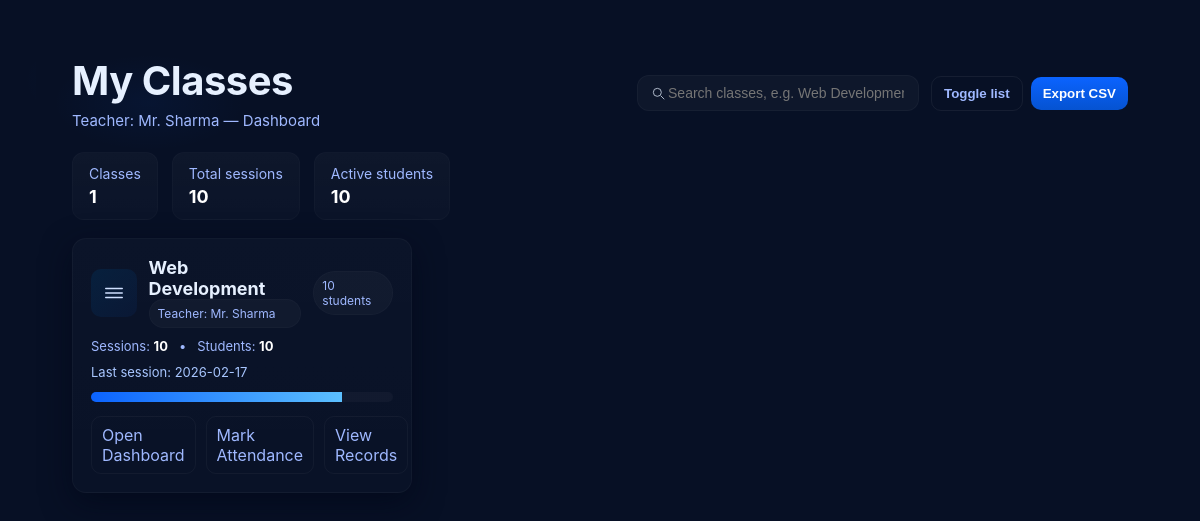
Page /teacher/classes (signed in) on the committed database.
### app.py (models this page shows)
class User(db.Model):
    id = db.Column(db.Integer, primary_key=True)
    role = db.Column(db.String(20), nullable=False)
    name = db.Column(db.String(100), nullable=False)
    email = db.Column(db.String(100), unique=True, nullable=False)
    password = db.Column(db.String(200), nullable=False)
    roll_number = db.Column(db.String(20), nullable=True)
    branch = db.Column(db.String(100), nullable=True)
    semester = db.Column(db.String(20), nullable=True)
    department = db.Column(db.String(100), nullable=True)
    subject = db.Column(db.String(100), nullable=True)

### app.py (the view)
@app.route('/teacher/classes')
def teacher_classes():
    if session.get('role') != 'teacher':
        abort(403)
    teacher = User.query.get(session.get('user_id'))
    classes = []
    if teacher and teacher.subject:
        classes.append(teacher.subject)
    if teacher:
        subjects = [row[0] for row in db.session.query(Attendance.subject)
                    .filter_by(teacher_id=teacher.id).distinct().all() or []]
        for s in subjects:
            if s and s not in classes:
                classes.append(s)
    classes_info = []
    for s in classes:
        total_sessions = Attendance.query.filter_by(teacher_id=teacher.id, subject=s).count()
        last_rec = Attendance.query.filter_by(teacher_id=teacher.id, subject=s).order_by(Attendance.date.desc()).first()
        last_date = last_rec.date.isoformat() if last_rec else None
        students_count = db.session.query(Attendance.student_id).filter_by(teacher_id=teacher.id, subject=s).distinct().count()
        classes_info.append({
            'subject': s,
            'total_sessions': total_sessions,
            'last_date': last_date,
            'students_count': students_count
        })
    return render_template('teacher_classes.html', teacher=teacher, classes_info=classes_info)

### templates/teacher_classes.html (shortened to what this page needs)
<!doctype html>
<html lang="en">
<head>
</head>
<body>
  <div class="wrap">
    <div class="top">
      <div class="title">
        <h1>My Classes</h1>
        <div class="sub">Teacher: {{ teacher.name }} — Dashboard</div>
      </div>
      <div class="toolbar">
        <div class="search" role="search">
          <svg width="16" height="16" viewBox="0 0 24 24" fill="none" style="opacity:.8"><path d="M21 21l-4.35-4.35" stroke="currentColor" stroke-width="1.4" stroke-linecap="round" stroke-linejoin="round"/><circle cx="11" cy="11" r="6" stroke="currentColor" stroke-width="1.4"/></svg>
          <input id="search" placeholder="Search classes, e.g. Web Development" oninput="filterCards()" />
        </div>
        <div class="controls">
          <button class="btn ghost" onclick="toggleView()">Toggle list</button>
          <button class="btn" onclick="exportCSV()">Export CSV</button>
        </div>
      </div>
    </div>
    <div class="summary" id="summaryStrip">
      <div class="stat">Classes <strong>{{ classes_info|length }}</strong></div>
      <div class="stat">Total sessions <strong>{{ classes_info|sum(attribute='total_sessions') }}</strong></div>
      <div class="stat">Active students <strong>{{ classes_info|sum(attribute='students_count') }}</strong></div>
    </div>
    {% if classes_info %}
      <div class="grid" id="cards">
        {% for c in classes_info %}
        <div class="card" data-subject="{{ c.subject|lower }}">
          <div class="head">
            <div style="display:flex;align-items:center;gap:12px">
              <div style="width:48px;height:48px;border-radius:10px;background:linear-gradient(135deg,#07203d,rgba(11,99,255,0.06));display:flex;align-items:center;justify-content:center">
                <svg width="22" height="22" viewBox="0 0 24 24" fill="none"><path d="M3 7h18M3 12h18M3 17h18" stroke="#cfe0ff" stroke-width="1.6" stroke-linecap="round"/></svg>
              </div>
              <div>
                <div class="subject">{{ c.subject }}</div>
                <div class="badge">Teacher: {{ teacher.name }}</div>
              </div>
            </div>
            <div class="badge">{{ c.students_count }} students</div>
          </div>
          <div class="meta">Sessions: <strong>{{ c.total_sessions }}</strong> &nbsp; • &nbsp; Students: <strong>{{ c.students_count }}</strong></div>
          {% if c.last_date %}
            <div class="last">Last session: {{ c.last_date }}</div>
          {% else %}
            <div class="last">No sessions recorded yet</div>
          {% endif %}
          <div class="progress" aria-hidden>
            <div class="bar" style="width:{{ ((c.students_count / (c.students_count + 2)) * 100)|round(0) if c.total_sessions > 0 else 12 }}%"></div>
          </div>
          <div class="actions">
            <a class="small" href="{{ url_for('teacher_dashboard') }}">Open Dashboard</a>
            <a class="small" href="{{ url_for('mark_attendance') }}">Mark Attendance</a>
            <a class="small" href="{{ url_for('view_attendance') }}">View Records</a>
          </div>
        </div>
        {% endfor %}
      </div>
    {% else %}
      <div class="empty">
        No classes found. Add a subject in your profile or mark attendance to create a class entry.
      </div>
    {% endif %}
  </div>
</body>
</html>

### templates/teacher_classes.html (style rules this page uses)
:root { --bg:#071025; --card:#0f1a2a; --muted:#9fb8ff; --accent:#0b63ff; --glass:rgba(255,255,255,0.03); --glass-2:rgba(255,255,255,0.02); --radius:14px; }
* { box-sizing:border-box }
html,body { height:100%;margin:0;font-family:Inter,Segoe UI,Roboto,Arial;color:#e6f0ff;background: radial-gradient(1200px 600px at 10% 10%, rgba(11,99,255,0.06), transparent 8%), radial-gradient(1000px 500px at 90% 90%, rgba(0,0,0,0.18), transparent 10%), var(--bg);padding:28px 36px; }
a { color:inherit;text-decoration:none }
.wrap { max-width:1100px;margin:0 auto }
.top { display:flex;align-items:center;justify-content:space-between;gap:18px;margin-bottom:22px }
.title { display:flex;flex-direction:column }
h1 { font-size:40px;margin:0 0 6px 0;letter-spacing:-0.5px }
.sub { color:var(--muted);font-size:15px }
.toolbar { display:flex;gap:12px;align-items:center }
.search { display:flex;align-items:center;background:var(--glass);padding:8px 12px;border-radius:12px;border:1px solid rgba(255,255,255,0.03) }
.search input { background:transparent;border:none;color:inherit;outline:none;width:240px;font-size:14px }
.btn { display:inline-flex;align-items:center;gap:8px;padding:9px 12px;border-radius:10px;background:linear-gradient(180deg,#0b63ff,#0553d1);color:white;font-weight:600;border:none;cursor:pointer }
.btn.ghost { background:transparent;border:1px solid rgba(255,255,255,0.06);color:var(--muted);font-weight:600 }
.controls { display:flex;gap:8px;align-items:center }
.summary { display:flex;gap:14px;margin-top:8px;margin-bottom:18px;flex-wrap:wrap }
.stat { background:linear-gradient(180deg,var(--glass),var(--glass-2));padding:12px 16px;border-radius:12px;border:1px solid rgba(255,255,255,0.02);font-size:14px;color:var(--muted) }
.stat strong { display:block;font-size:18px;color:#fff;margin-top:4px }
.grid { display:grid;grid-template-columns:repeat(auto-fill,minmax(300px,1fr));gap:18px;margin-top:8px }
.card { background:linear-gradient(180deg, rgba(255,255,255,0.02), rgba(255,255,255,0.01)); padding:18px;border-radius:var(--radius);box-shadow:0 10px 30px rgba(2,6,23,0.6); border:1px solid rgba(255,255,255,0.03);transform:translateY(0);transition:transform .28s cubic-bezier(.2,.9,.2,1),box-shadow .28s; position:relative;overflow:hidden; }
.card .head { display:flex;align-items:center;justify-content:space-between;gap:12px }
.subject { font-size:18px;font-weight:700 }
.badge { font-size:12px;padding:6px 8px;border-radius:999px;background:rgba(255,255,255,0.03);border:1px solid rgba(255,255,255,0.02);color:var(--muted) }
.meta { color:var(--muted);font-size:13px;margin-top:10px }
.meta strong { color:#fff }
.last { font-size:13px;color:#a8c6ff;margin-top:10px }
.card .actions { display:flex;gap:10px;margin-top:14px }
.small { padding:8px 10px;border-radius:10px;background:transparent;border:1px solid rgba(255,255,255,0.04);color:var(--muted);cursor:pointer }
.progress { height:10px;background:rgba(255,255,255,0.03);border-radius:999px;margin-top:12px;overflow:hidden }
.bar { height:100%;background:linear-gradient(90deg,var(--accent),#5cc0ff);width:0%;transition:width .8s ease }

### rows in the picture
User: name "Mr. Sharma", subject "Web Development", students_count "10", total_sessions "10", last_date "2026-02-17"

### other values in the picture
{{ classes_info|length }} "1"
{{ classes_info|sum(attribute='total_sessions') }} "10"
{{ classes_info|sum(attribute='students_count') }} "10"
